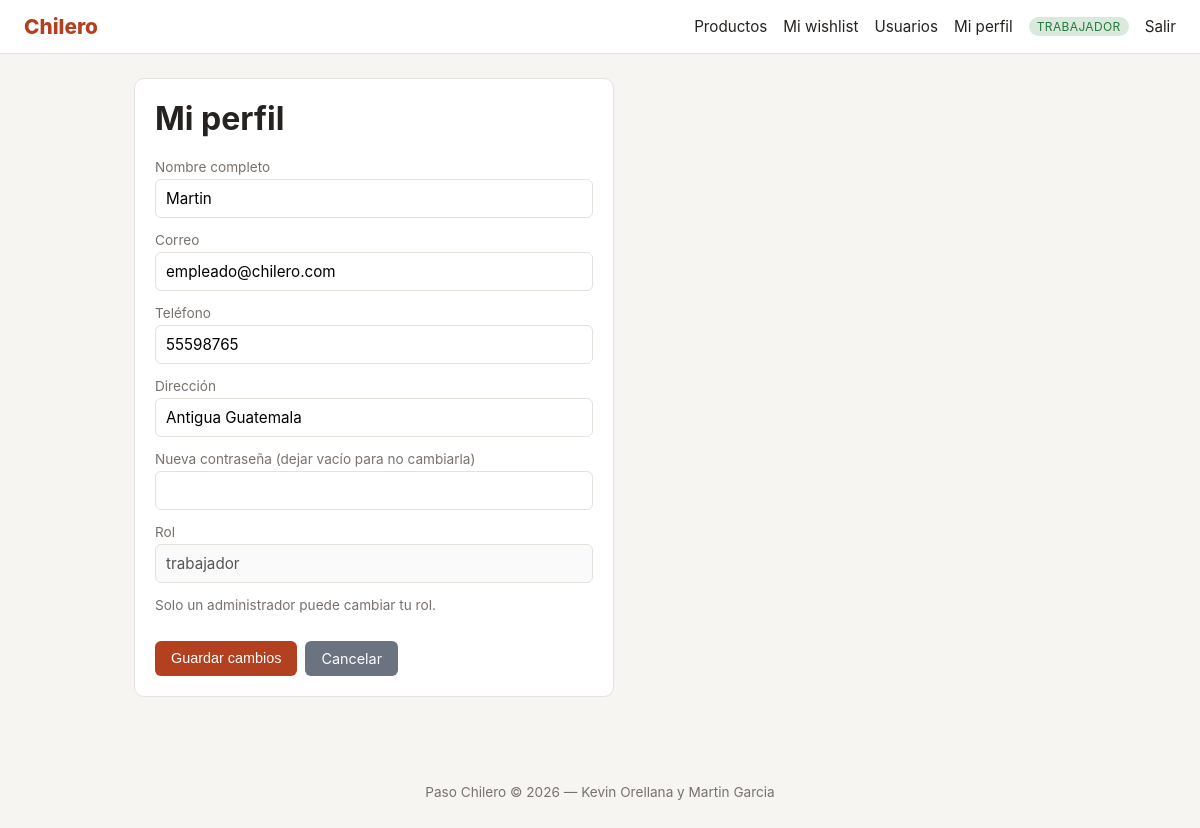
Page /usuarios/edit.php?id=2 (signed in) on the committed database.
### tables this page shows
CREATE TABLE `usuario` (
    `id` INT(11) NOT NULL AUTO_INCREMENT,
    `nombre` VARCHAR(99) NOT NULL,
    `correo` VARCHAR(50) NOT NULL UNIQUE,
    `password` VARCHAR(255) NOT NULL,
    `telefono` VARCHAR(15) DEFAULT NULL,
    `direccion` VARCHAR(255) DEFAULT NULL,
    `tipo_usuario` ENUM('cliente','trabajador','admin') NOT NULL DEFAULT 'cliente',
    PRIMARY KEY (`id`)
);

### includes/auth.php (called while the page is built, shortened)
<?php
require_once __DIR__ . '/functions.php';
function currentRole(): ?string {
    return $_SESSION['user']['tipo_usuario'] ?? null;
}
function hasRole(array $roles): bool {
    $role = currentRole();
    return $role !== null && in_array($role, $roles, true);
}
function h(?string $value): string {
    return htmlspecialchars($value ?? '', ENT_QUOTES, 'UTF-8');
}

### includes/functions.php (called while the page is built, shortened)
<?php
function url(string $path = '/'): string {
    return BASE_URL . '/' . ltrim($path, '/');
}

### usuarios/edit.php (the view, shortened to what this page needs)
<?php
require __DIR__ . '/../config/db.php';
require __DIR__ . '/../includes/auth.php';
require_once __DIR__ . '/../includes/functions.php';
$sessionId = (int)($_SESSION['user']['id'] ?? 0);
$targetId  = (int)($_GET['id'] ?? $_POST['id'] ?? 0);
$isSelf = ($targetId === $sessionId);
$stmt = $pdo->prepare('SELECT * FROM usuario WHERE id = ?');
$stmt->execute([$targetId]);
$usuario = $stmt->fetch();
require __DIR__ . '/../includes/header.php';
?>
<div class="card" style="max-width:480px;">
    <h1><?= $isSelf ? 'Mi perfil' : 'Editar usuario' ?></h1>
    <form method="post" class="form-grid">
        <div>
            <label>Nombre completo</label>
            <input type="text" name="nombre" value="<?= h($usuario['nombre']) ?>" required>
        </div>
        <div>
            <label>Correo</label>
            <input type="email" name="correo" value="<?= h($usuario['correo']) ?>" required>
        </div>
        <div>
            <label>Teléfono</label>
            <input type="text" name="telefono" value="<?= h($usuario['telefono']) ?>">
        </div>
        <div>
            <label>Dirección</label>
            <input type="text" name="direccion" value="<?= h($usuario['direccion']) ?>">
        </div>
        <div>
            <label>Nueva contraseña (dejar vacío para no cambiarla)</label>
            <input type="password" name="password" minlength="6">
        </div>
        <div>
            <label>Rol</label>
            <?php if ($role === 'admin'): ?>
                <select name="tipo_usuario">
                    <option value="cliente"    <?= $usuario['tipo_usuario']==='cliente'?'selected':'' ?>>Cliente</option>
                    <option value="trabajador" <?= $usuario['tipo_usuario']==='trabajador'?'selected':'' ?>>Trabajador</option>
                    <option value="admin"      <?= $usuario['tipo_usuario']==='admin'?'selected':'' ?>>Admin</option>
                </select>
            <?php else: ?>
                <input type="text" value="<?= h($usuario['tipo_usuario']) ?>" disabled>
                <p class="muted">Solo un administrador puede cambiar tu rol.</p>
            <?php endif; ?>
        </div>
        <div class="actions">
            <button class="btn" type="submit">Guardar cambios</button>
            <?php if ($role === 'admin' && !$isSelf): ?>
                <a class="btn btn-secondary" href="<?= url('/usuarios/index.php') ?>">Cancelar</a>
            <?php else: ?>
                <a class="btn btn-secondary" href="<?= url('/index.php') ?>">Cancelar</a>
            <?php endif; ?>
        </div>
    </form>
</div>
<?php require __DIR__ . '/../includes/footer.php'; ?>

### assets/style.css (style rules this page uses)
:root { --primary: #b3401f; --primary-dark: #8a2f16; --bg: #f7f5f2; --card: #ffffff; --text: #26221f; --muted: #78716c; --border: #e5e1db; --ok: #1f7a3d; --err: #b3401f; }
* { box-sizing: border-box; }
body { margin: 0; font-family: -apple-system, Segoe UI, Roboto, Helvetica, Arial, sans-serif; background: var(--bg); color: var(--text); }
h1, h2 { margin-top: 0; }
.card { background: var(--card); border: 1px solid var(--border); border-radius: 10px; padding: 20px; margin-bottom: 20px; }
.form-grid { display: grid; gap: 14px; max-width: 480px; }
label { font-size: 0.85rem; color: var(--muted); display: block; margin-bottom: 4px; }
input, select, textarea { width: 100%; padding: 9px 10px; border: 1px solid var(--border); border-radius: 6px; font-size: 0.95rem; font-family: inherit; }
.btn { display: inline-block; background: var(--primary); color: #fff; border: none; padding: 9px 16px; border-radius: 6px; cursor: pointer; font-size: 0.9rem; text-decoration: none; }
.btn-secondary { background: #6b7280; }
.actions { display: flex; gap: 8px; flex-wrap: wrap; }
.muted { color: var(--muted); font-size: 0.85rem; }

### rows in the picture
usuario: nombre "Martin", correo "empleado@chilero.com", telefono "55598765", direccion "Antigua Guatemala", tipo_usuario "trabajador"

### other values in the picture
$role "TRABAJADOR"
